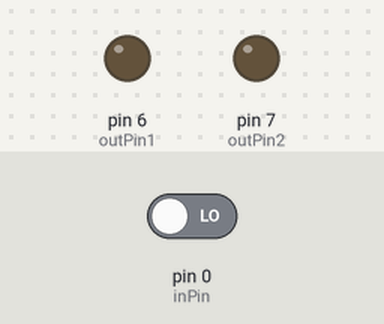
The sketch below on a simulated Arduino Uno, built with avr-gcc and run on an emulated ATmega328P. Shown: output pins drawn as LEDs (lit = HIGH). Inputs (shaded band) come from the test bench; at power-on: pin 0 (inPin) LOW.

Above: at 1.2 s.
1.3 s: pin 0 (inPin) driven HIGH
At 1.8 s:
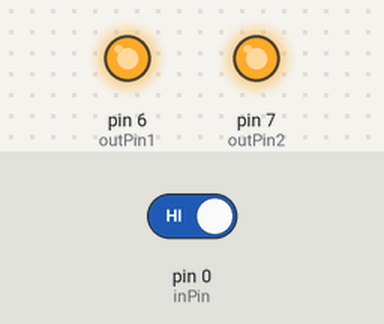
2.8 s: pin 0 (inPin) driven LOW
At 4.1 s:
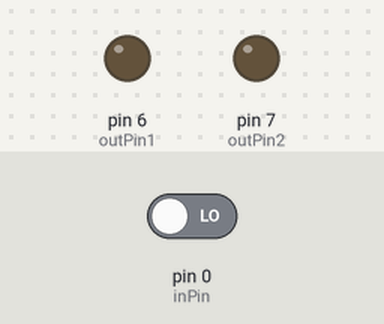
Timing chart, 0 to 5.8 s (numbered marks = the images above; inputs shaded):
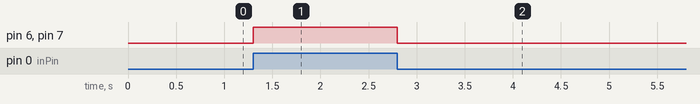

Measured:
- after the input at 1.3 s, pin 6 (outPin1), pin 7 (outPin2): LOW → HIGH at once
- after the input at 2.8 s, pin 6 (outPin1), pin 7 (outPin2): HIGH → LOW at once

The sketch:

lever_test.ino
```cpp
#define outPin1 6
#define outPin2 7
#define inPin 0

void setup() {
  // put your setup code here, to run once:

  pinMode(outPin1, OUTPUT);
  pinMode(outPin2, OUTPUT);
  pinMode(inPin, INPUT);

}

void loop() {
  // put your main code here, to run repeatedly:

  if(digitalRead(inPin) == HIGH) {
    digitalWrite(outPin1, HIGH);
    digitalWrite(outPin2, HIGH);
  } else {
    digitalWrite(outPin1, LOW);
    digitalWrite(outPin2, LOW);
  }

}
```
